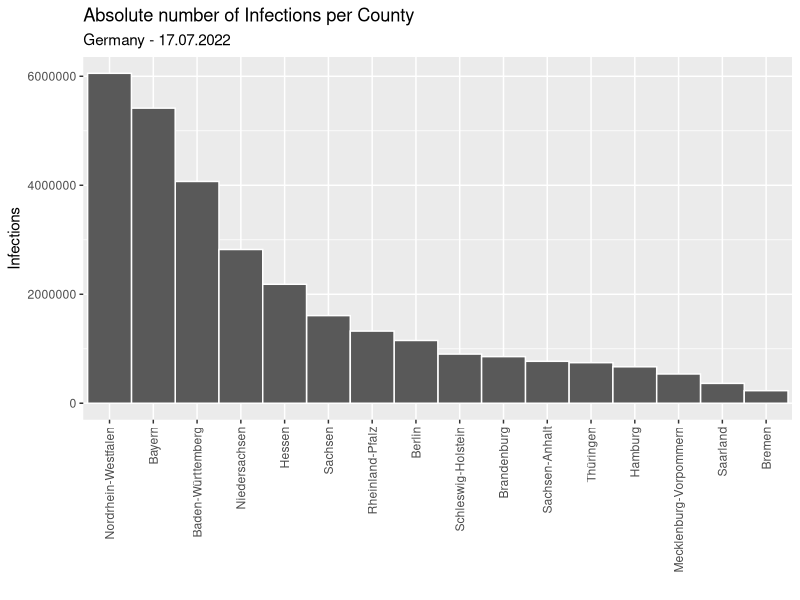

Reproduce this figure in R.
library(ggplot2)
library(RColorBrewer)

options(scipen = 10000)

setwd(dirname(rstudioapi::getActiveDocumentContext()$path))

data <-
  read.csv(
    "./data/cases_by_county.csv",
    sep = ";",
    header = FALSE,
    col.names = c("Bundesland", "Infektionen")
  )


getPalette = colorRampPalette(brewer.pal(9, "Set1"))


# g <- ggplot(data, aes(x="", y=Infektionen, fill=Bundesland)) +
#   geom_bar(stat = "identity", width = 1, color="white") +
#   coord_polar("y", start = 0) +
#   theme_void() +
#   labs(
#     title = "Verteilung der absoluten Infektionzahlen nach Bundesland"
#   )


g <-
  ggplot(data, aes(
    x = reorder(Bundesland, Infektionen, decreasing = TRUE),
    y = Infektionen
  )) +
  geom_bar(
    stat = "identity",
    width = 1,
    color = "white",
    position = "dodge"
  ) +
  labs(
    title = "Absolute number of Infections per County",
    subtitle = "Germany - 17.07.2022",
    x = "",
    y = "Infections"
  ) +
  theme(axis.text.x = element_text(
    angle = 90,
    vjust = 0.5,
    hjust = 1
  ))



print(g)

# ggsave("cases_by_county.png", width = 8.37, height = 6, dpi = 300)
